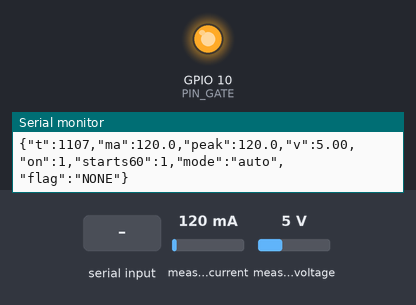
Simulated run of this sketch. Board: ESP32-S3. On the bench: output pins drawn as LEDs (lit = HIGH), the last lines printed to the serial monitor. Inputs (shaded band) come from the test bench; at power-on: measured current 120 mA, measured voltage 5 V.

Above: at 1.2 s.
1.3 s: "x" received over Serial
At 1.7 s:
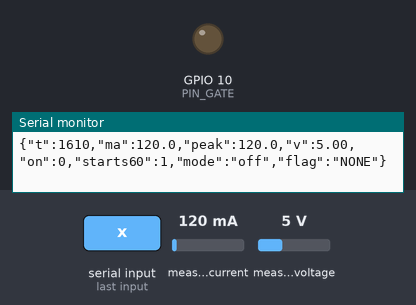
2.8 s: measured current set to 1000 mA
5.8 s: "a" received over Serial
At 6.7 s:
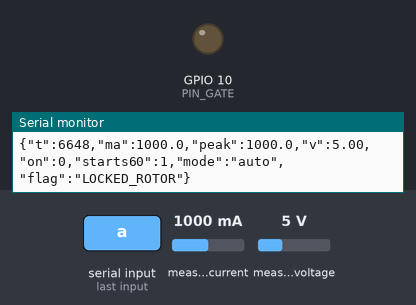
7.4 s: "s" received over Serial
9.0 s: measured current set to 40 mA
At 12.9 s:
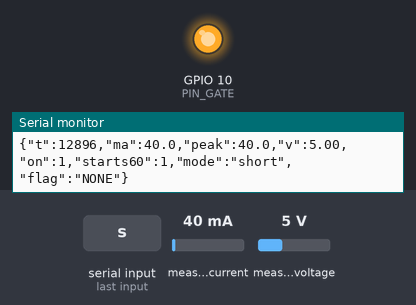
Timing chart, 0 to 13.9 s (numbered marks = the images above; inputs shaded):
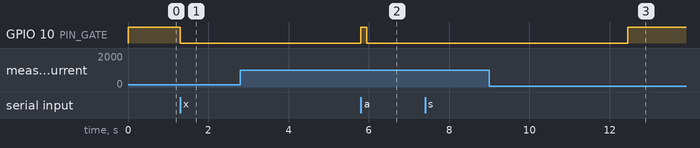

The sketch:

nabd_demo.ino
```cpp
/*
  Nabd demo rig — ESP32-S3 + INA219 + logic-level MOSFET + 12 V brushed gearmotor
  STATUS: written for the demo, NOT yet compiled or bench-tested. Calibrate thresholds first.

  Library: Adafruit INA219 (Arduino Library Manager)
  Board:   ESP32-S3 Dev Module (Arduino-ESP32 core)

  Serial commands (115200 baud):
    a = auto thermostat cycle (normal)   s = short-cycle (fault)
    o = always on                        x = off
  Output: one JSON line every 100 ms, e.g.
    {"t":12345,"ma":412.3,"peak":980.1,"v":11.92,"on":1,"starts60":3,"mode":"auto","flag":"NONE"}
*/
#include <Wire.h>
#include <Adafruit_INA219.h>

// ---- Pins (check your board's pinout) ----
const int PIN_SDA  = 8;
const int PIN_SCL  = 9;
const int PIN_GATE = 10;

// ---- Thresholds: CALIBRATE ON THE BENCH (hardware/README.md) ----
float OFF_MA   = 30.0;    // below = motor not drawing current
float STALL_MA = 900.0;   // window mean above this = stalled (set between run and stall current)
const uint32_t STALL_MS          = 1500;  // stalled this long -> LOCKED_ROTOR
const uint32_t STALL_CUTOFF_MS   = 3000;  // demo-rig protection: cut motor after this
const uint32_t STALL_REST_MS     = 5000;  // ...and rest this long before retrying
const int      SHORT_CYCLE_STARTS = 6;    // starts in the last 60 s (demo-scaled)

// ---- Demo-scaled thermostat timings ----
const uint32_t AUTO_ON_MS = 8000, AUTO_OFF_MS = 8000;
const uint32_t SHORT_ON_MS = 1500, SHORT_OFF_MS = 1500;

Adafruit_INA219 ina219;

enum Mode { MODE_AUTO, MODE_SHORT, MODE_ON, MODE_OFF };
Mode mode = MODE_AUTO;

bool gateOn = false;
uint32_t phaseStart = 0;

// sampling window
const uint32_t SAMPLE_US = 2000;   // ~500 Hz
const uint32_t WINDOW_MS = 100;
uint32_t lastSampleUs = 0, windowStart = 0;
double sumMa = 0; float peakMa = 0; uint32_t nSamples = 0;

// state
bool drawing = false;
uint32_t stallSince = 0;
bool cutoff = false; uint32_t cutoffSince = 0;
const int MAX_STARTS = 64;
uint32_t startTimes[MAX_STARTS]; int startHead = 0, startCount = 0;

const char* modeName() {
  switch (mode) {
    case MODE_AUTO: return "auto";
    case MODE_SHORT: return "short";
    case MODE_ON: return "on";
    default: return "off";
  }
}

void setGate(bool on) {
  gateOn = on;
  digitalWrite(PIN_GATE, on ? HIGH : LOW);
}

void recordStart(uint32_t now) {
  startTimes[startHead] = now;
  startHead = (startHead + 1) % MAX_STARTS;
  if (startCount < MAX_STARTS) startCount++;
}

int startsInLast60s(uint32_t now) {
  int n = 0;
  for (int i = 0; i < startCount; i++) {
    if (now - startTimes[i] <= 60000UL) n++;
  }
  return n;
}

void handleSerial() {
  while (Serial.available()) {
    char c = Serial.read();
    Mode prev = mode;
    if (c == 'a') mode = MODE_AUTO;
    else if (c == 's') mode = MODE_SHORT;
    else if (c == 'o') mode = MODE_ON;
    else if (c == 'x') mode = MODE_OFF;
    if (mode != prev) { phaseStart = millis(); setGate(mode != MODE_OFF); }
  }
}

void updateThermostat(uint32_t now) {
  if (cutoff) {                       // demo protection after a stall
    if (now - cutoffSince >= STALL_REST_MS) { cutoff = false; phaseStart = now; }
    else { setGate(false); return; }
  }
  uint32_t onMs = 0, offMs = 0;
  if (mode == MODE_AUTO)  { onMs = AUTO_ON_MS;  offMs = AUTO_OFF_MS; }
  if (mode == MODE_SHORT) { onMs = SHORT_ON_MS; offMs = SHORT_OFF_MS; }
  if (mode == MODE_ON)  { setGate(true);  return; }
  if (mode == MODE_OFF) { setGate(false); return; }
  uint32_t elapsed = now - phaseStart;
  if (gateOn && elapsed >= onMs)   { setGate(false); phaseStart = now; }
  if (!gateOn && elapsed >= offMs) { setGate(true);  phaseStart = now; }
}

void setup() {
  Serial.begin(115200);
  pinMode(PIN_GATE, OUTPUT);
  setGate(false);
  Wire.begin(PIN_SDA, PIN_SCL);
  if (!ina219.begin()) {
    Serial.println("{\"error\":\"INA219 not found - check SDA/SCL wiring and 3V3\"}");
    while (true) delay(1000);
  }
  ina219.setCalibration_32V_2A();   // covers the stall current of a small 12 V motor
  phaseStart = windowStart = millis();
  setGate(true);
}

void loop() {
  uint32_t now = millis();
  handleSerial();
  updateThermostat(now);

  uint32_t us = micros();
  if (us - lastSampleUs >= SAMPLE_US) {
    lastSampleUs = us;
    float ma = ina219.getCurrent_mA();
    if (ma < 0) ma = 0;              // ignore small negative offsets
    sumMa += ma; nSamples++;
    if (ma > peakMa) peakMa = ma;
  }

  if (now - windowStart >= WINDOW_MS && nSamples > 0) {
    float meanMa = sumMa / nSamples;
    float busV = ina219.getBusVoltage_V();

    // start detection: off -> drawing transition
    bool nowDrawing = meanMa > OFF_MA;
    if (nowDrawing && !drawing) recordStart(now);
    drawing = nowDrawing;

    // stall detection
    const char* flag = "NONE";
    if (meanMa > STALL_MA) {
      if (stallSince == 0) stallSince = now;
      if (now - stallSince >= STALL_MS) flag = "LOCKED_ROTOR";
      if (now - stallSince >= STALL_CUTOFF_MS && !cutoff) {
        cutoff = true; cutoffSince = now; setGate(false);
      }
    } else {
      stallSince = 0;
    }

    int starts = startsInLast60s(now);
    if (strcmp(flag, "NONE") == 0 && starts >= SHORT_CYCLE_STARTS) flag = "SHORT_CYCLING";

    Serial.printf("{\"t\":%lu,\"ma\":%.1f,\"peak\":%.1f,\"v\":%.2f,\"on\":%d,\"starts60\":%d,\"mode\":\"%s\",\"flag\":\"%s\"}\n",
                  (unsigned long)now, meanMa, peakMa, busV, gateOn ? 1 : 0, starts, modeName(), flag);

    sumMa = 0; peakMa = 0; nSamples = 0; windowStart = now;
  }
}
```

Measured:
- after the input at 1.3 s, GPIO 10 (PIN_GATE): HIGH → LOW at once
- after the input at 5.8 s, GPIO 10 (PIN_GATE): LOW → HIGH at once, → LOW 0.15 s later
- after the input at 9.0 s, GPIO 10 (PIN_GATE): LOW → HIGH after 3.4 s
